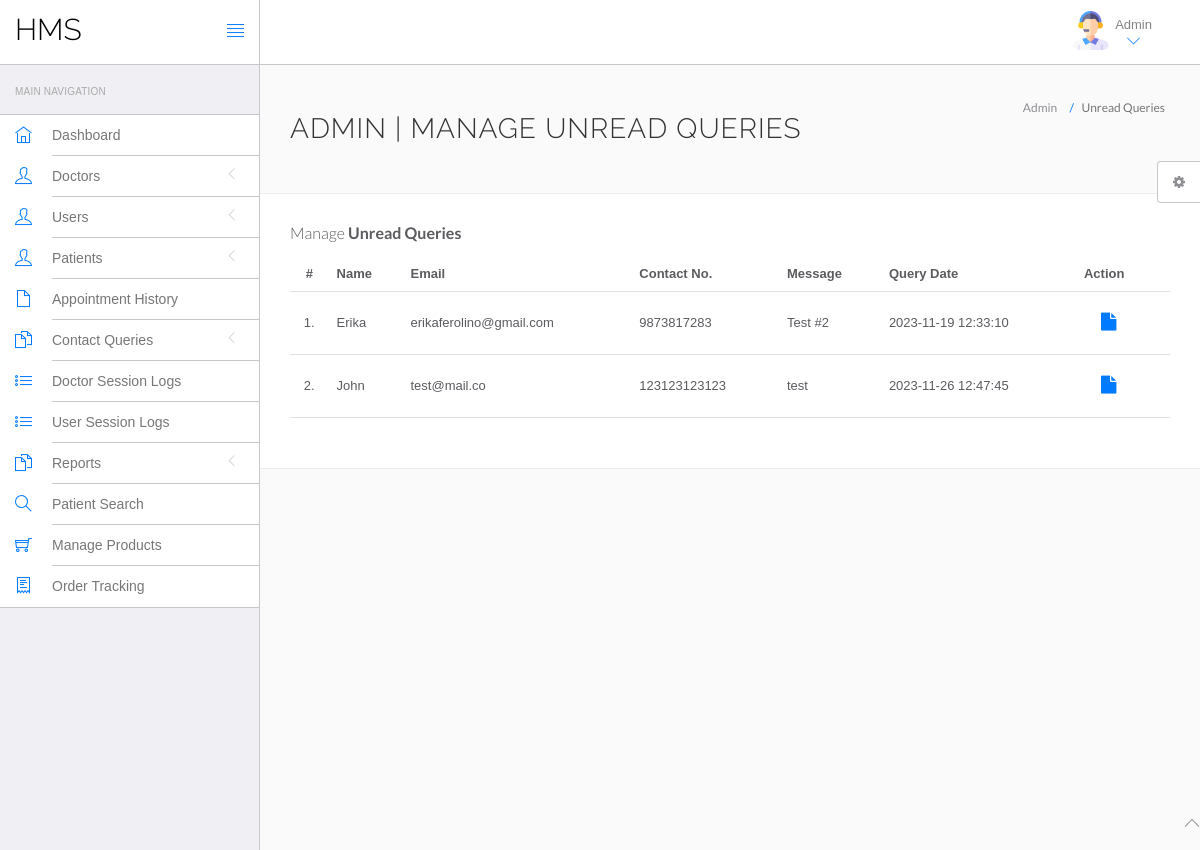
The app's page /hms/admin/unread-queries.php (signed in) with its own data.
### tables this page shows
CREATE TABLE `contact` (
  `id` int(11) NOT NULL,
  `fullname` varchar(255) DEFAULT NULL,
  `email` varchar(255) DEFAULT NULL,
  `contactno` bigint(12) DEFAULT NULL,
  `message` mediumtext DEFAULT NULL,
  `PostingDate` timestamp NULL DEFAULT current_timestamp(),
  `AdminRemark` mediumtext DEFAULT NULL,
  `LastupdationDate` timestamp NULL DEFAULT NULL ON UPDATE current_timestamp(),
  `IsRead` int(11) DEFAULT NULL
);

### hms/admin/unread-queries.php (the view, shortened to what this page needs)
<?php
include('include/config.php');
if(strlen($_SESSION['id']==0)) {
 header('location:logout.php');
  } else{
?>
<!DOCTYPE html>
<html lang="en">
<head>
	<link rel="stylesheet" href="vendor/bootstrap/css/bootstrap.min.css">
	<link rel="stylesheet" href="vendor/fontawesome/css/font-awesome.min.css">
	<link rel="stylesheet" href="vendor/themify-icons/themify-icons.min.css">
	<link href="vendor/animate.css/animate.min.css" rel="stylesheet" media="screen">
	<link href="vendor/perfect-scrollbar/perfect-scrollbar.min.css" rel="stylesheet" media="screen">
	<link href="vendor/switchery/switchery.min.css" rel="stylesheet" media="screen">
	<link href="vendor/bootstrap-touchspin/jquery.bootstrap-touchspin.min.css" rel="stylesheet" media="screen">
	<link href="vendor/select2/select2.min.css" rel="stylesheet" media="screen">
	<link href="vendor/bootstrap-datepicker/bootstrap-datepicker3.standalone.min.css" rel="stylesheet" media="screen">
	<link href="vendor/bootstrap-timepicker/bootstrap-timepicker.min.css" rel="stylesheet" media="screen">
	<link rel="stylesheet" href="assets/css/styles.css">
	<link rel="stylesheet" href="assets/css/plugins.css">
	<link rel="stylesheet" href="assets/css/themes/theme-1.css" id="skin_color" />
</head>
<body>
	<div id="app">
		<?php include('include/sidebar.php');?>
		<div class="app-content">
			<?php include('include/header.php');?>
			<div class="main-content">
				<div class="wrap-content container" id="container">
					<section id="page-title">
						<div class="row">
							<div class="col-sm-8">
								<h1 class="mainTitle">Admin | Manage Unread Queries</h1>
							</div>
							<ol class="breadcrumb">
								<li>
									<span>Admin</span>
								</li>
								<li class="active">
									<span>Unread Queries</span>
								</li>
							</ol>
						</div>
					</section>
					<div class="container-fluid container-fullw bg-white">
						<div class="row">
							<div class="col-md-12">
								<h5 class="over-title margin-bottom-15">Manage <span class="text-bold">Unread
										Queries</span></h5>
								<table class="table table-hover" id="sample-table-1">
									<thead>
										<tr>
											<th class="center">#</th>
											<th>Name</th>
											<th class="hidden-xs">Email</th>
											<th>Contact No. </th>
											<th>Message </th>
											<th>Query Date</th>
											<th>Action</th>
										</tr>
									</thead>
									<tbody>
										<?php
$sql=mysqli_query($con,"select * from contact where IsRead is null");
$cnt=1;
while($row=mysqli_fetch_array($sql))
{
?>
										<tr>
											<td class="center"><?php echo $cnt;?>.</td>
											<td class="hidden-xs"><?php echo $row['fullname'];?></td>
											<td><?php echo $row['email'];?></td>
											<td><?php echo $row['contactno'];?></td>
											<td><?php echo $row['message'];?></td>
											<td><?php echo $row['PostingDate'];?></td>
											<td>
												<div class="visible-md visible-lg hidden-sm hidden-xs">
													<a href="query-details.php?id=<?php echo $row['id'];?>"
														class="btn btn-transparent btn-lg" title="View Details"><i
															class="fa fa-file"></i></a>
												</div>
											</td>
										</tr>
										<?php
$cnt=$cnt+1;
											 }?>
									</tbody>
								</table>
							</div>
						</div>
					</div>
				</div>
			</div>
		</div>
	</div>
	<?php include('include/footer.php');?>
	<?php include('include/setting.php');?>
</body>
</html>
<?php } ?>

### hms/admin/assets/css/themes/theme-1.css (style rules this page uses)
body { background: #FAFAFA; }

### records on screen
contact: fullname "Erika", email "erikaferolino@gmail.com", contactno "9873817283", message "Test #2", PostingDate "2023-11-19 12:33:10"
contact: fullname "John", email "test@mail.co", contactno "123123123123", message "test", PostingDate "2023-11-26 12:47:45"
